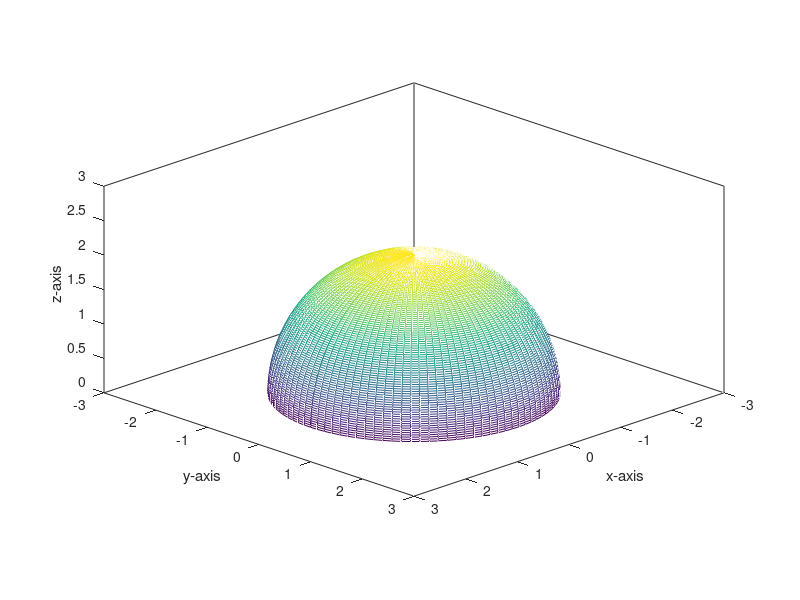

Write MATLAB code to recreate this figure.
thetav = linspace(0,2*pi);
phiv = linspace(0,pi/2);
[theta,phi] = meshgrid(thetav,phiv);
x = 2*sin(phi).*cos(theta);
y = 2*sin(phi).*sin(theta);
z = 2*cos(phi);

fig = figure('visible','off');
  hold on;
  mesh(x,y,z);
  axis equal;
  box on;
  xlabel('x-axis')
  ylabel('y-axis')
  zlabel('z-axis')
  xlim([-3,3]);
  ylim([-3,3]);
  zlim([0,3]);
  view([1,1,0.5]);
  
print(fig, 'b42-a10-5a','-dpng');
